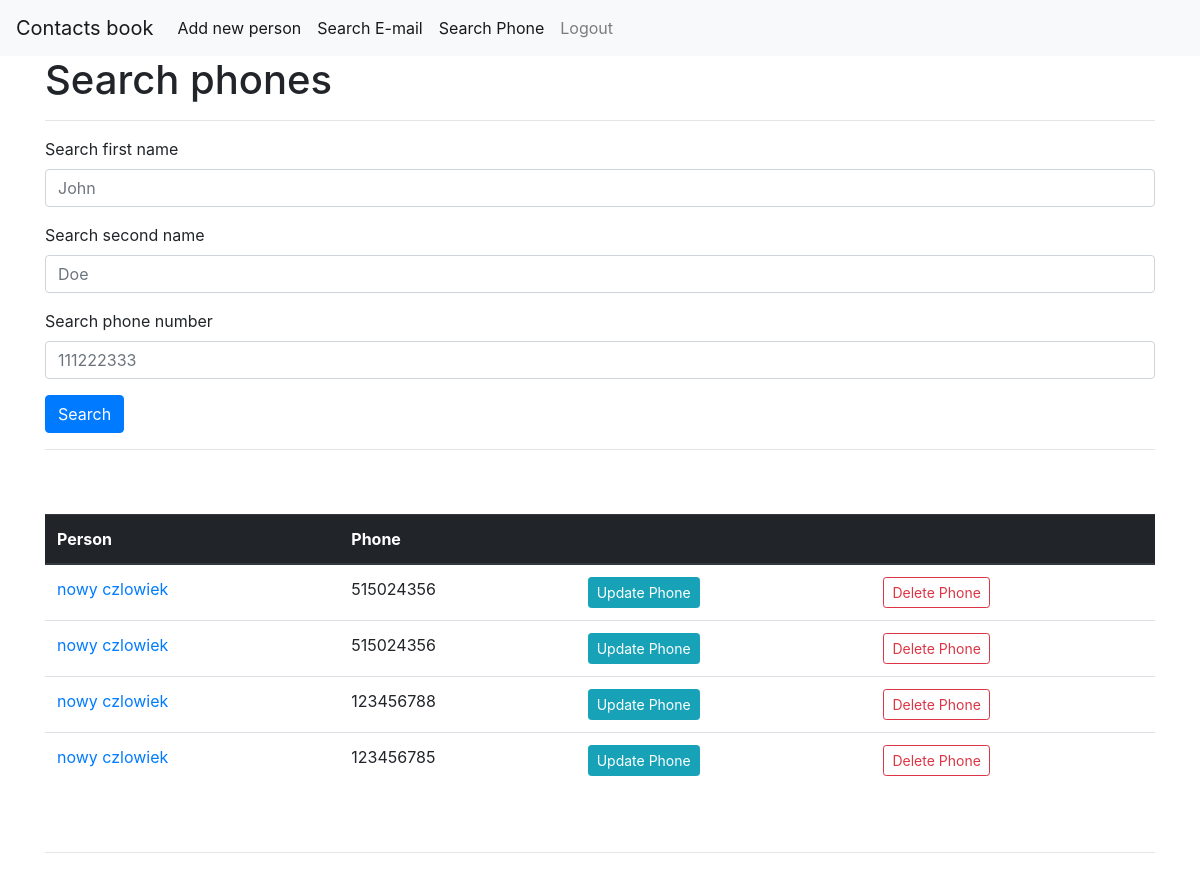
Page /phone/search/ (signed in) on the committed database.
### contact_book/models.py (models this page shows, shortened)
class Phone(models.Model):
    phone = models.IntegerField(null=False)
    person = models.ForeignKey(Person, on_delete=models.CASCADE)

class Person(models.Model):
    first_name = models.CharField(max_length=20, null=False)
    second_name = models.CharField(max_length=30, null=False)
    date_added = models.DateTimeField(blank=True, null=True, default=timezone.now)
    note = models.TextField(null=True)
    owner = models.ForeignKey(User, on_delete=models.CASCADE)

### contact_book/views.py (the view)
# urls.py: path('phone/search/', PhoneSearchView.as_view(), name='phone-search'),
class PhoneSearchView(LoginRequiredMixin, FormMixin, ListView):
    template_name = 'contact_book/phone_search.html'
    model = Phone
    context_object_name = 'phones'
    form_class = PhoneSearchForm
    def get_queryset(self):
        form = self.form_class(self.request.GET)
        user = User.objects.filter(username=self.request.user.username).first()
        if form.is_valid():
            return Phone.objects.filter(
                person__first_name__icontains=form.cleaned_data['first_name'],
                person__second_name__icontains=form.cleaned_data['second_name'],
                phone__icontains=form.cleaned_data['phone'],
                person__owner=user).order_by('-person__date_added')
        return Phone.objects.filter(person_owner=user).order_by('-date_added')

### contact_book/forms.py
class PhoneSearchForm(forms.Form):
    first_name = forms.CharField(required=False, label='Search first name',
                                 widget=forms.TextInput(
                                     attrs={'placeholder': 'John'}))
    second_name = forms.CharField(required=False, label='Search second name',
                                  widget=forms.TextInput(
                                      attrs={'placeholder': 'Doe'}))
    phone = forms.CharField(required=False, label='Search phone number',
                            widget=forms.TextInput(
                                attrs={'placeholder': '111222333'}))

### contact_book/templates/contact_book/phone_search.html
{% extends "contact_book/base.html" %}
{% load crispy_forms_tags %}
{% block content %}
<h1 class="mb-3">Search phones</h1>
<hr>
<form method="get">
    {{ form|crispy }}
    <div class="form-group">
        <button class="btn btn-primary" type="submit">Search</button>
    </div>
</form>
<hr>
<article class="media content-section">
    <div class="media-body">
        <div class="mt-5 mb-5">
            <table class="table">
                <thead class="thead-dark">
                <tr>
                    <th>Person</th>
                    <th>Phone</th>
                    <th></th>
                    <th></th>
                </tr>
                </thead>
                <tbody>
                {% for phone in phones %}
                <tr>
                    <td>
                        <a href="{% url 'detail-person' phone.person.id %}">
                            {{ phone.person.first_name }} {{ phone.person.second_name }}
                        </a>
                    </td>
                    <td>{{ phone.phone }}</td>
                    <td>
                        <a
                                href="{% url 'phone-update' person_id=phone.person.id pk=phone.id %}"
                                class="btn btn-info btn-sm">
                            Update Phone
                        </a></td>
                    <td>
                        <a
                                href="{% url 'phone-delete' person_id=phone.person.id pk=phone.id %}"
                                class="btn btn-outline-danger btn-sm">
                            Delete Phone
                        </a></td>
                </tr>
                {% endfor %}
                </tbody>
            </table>
        </div>
    </div>
</article>
<hr>
{% endblock content %}

### rows in the picture
Phone: person.first_name "nowy", person.second_name "czlowiek", phone "515024356"
Phone: person.first_name "nowy", person.second_name "czlowiek", phone "515024356"
Phone: person.first_name "nowy", person.second_name "czlowiek", phone "123456788"
Phone: person.first_name "nowy", person.second_name "czlowiek", phone "123456785"
